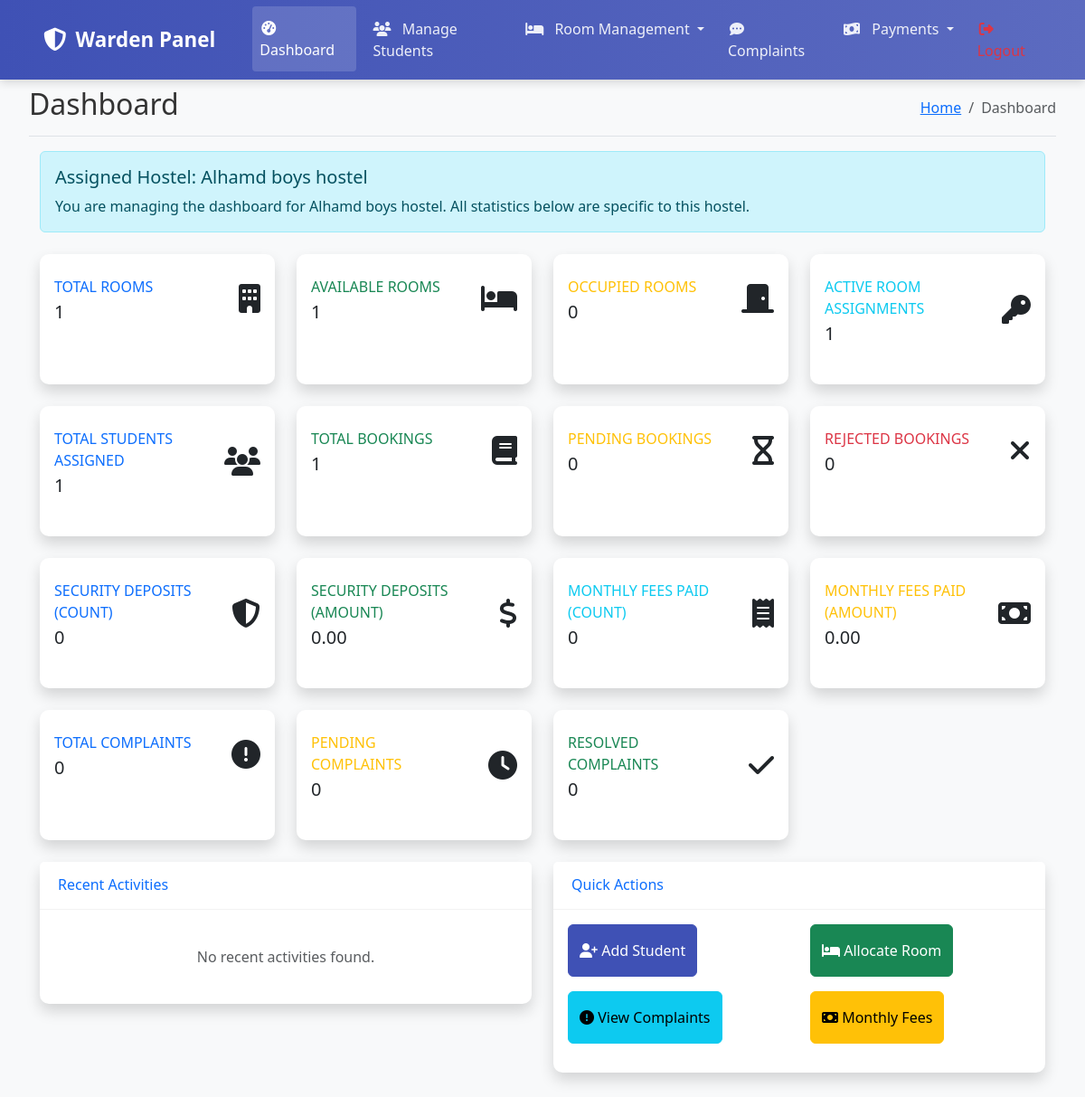
The app's page /warden/dashboard/ (signed in), older data.
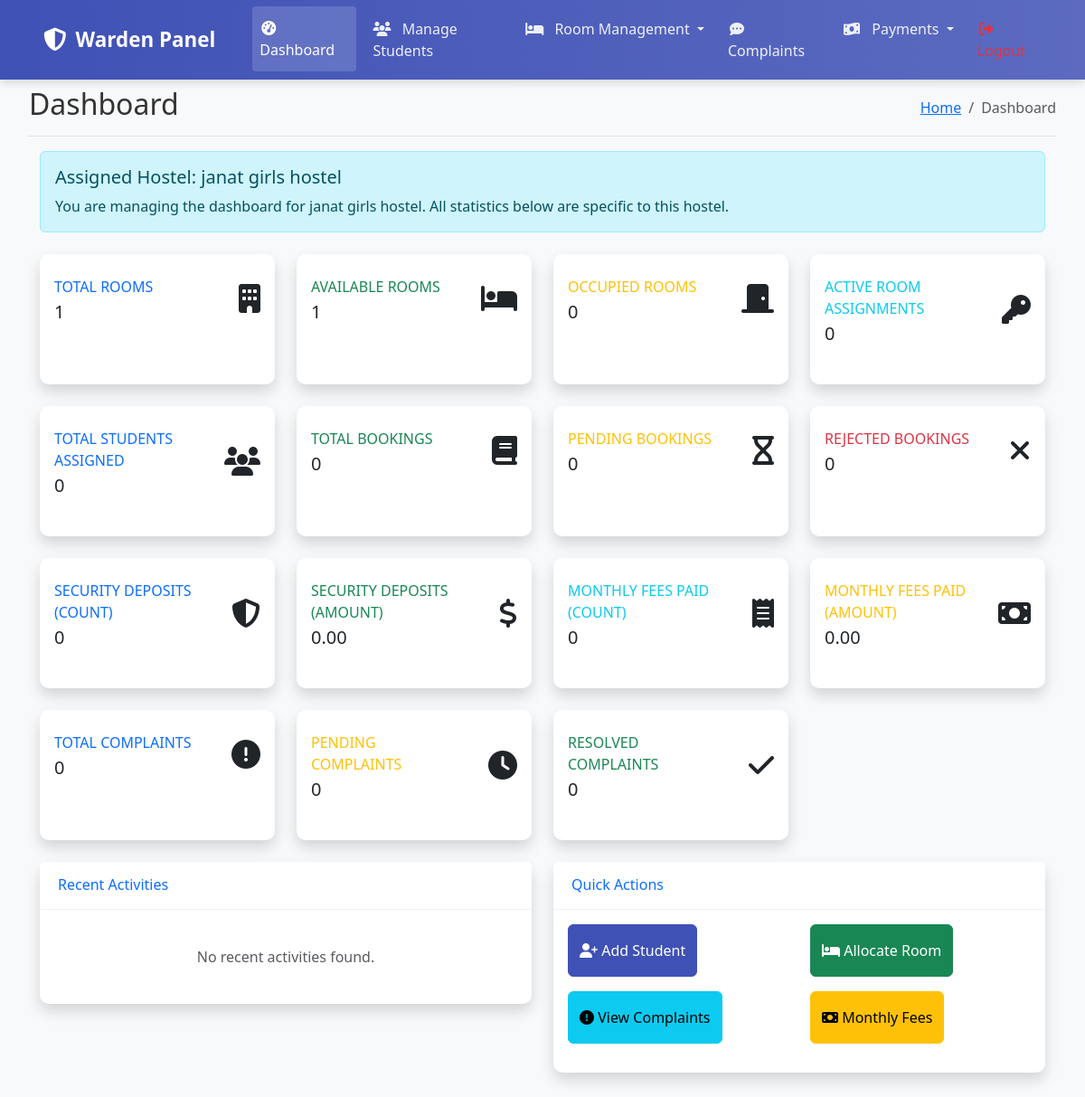
The same page, newer data.
### coustom_admin/models.py (models this page shows, shortened)
class Hostels(models.Model):
    STATUS_CHOICES = [
        ('Active', 'Active'),
        ('Inactive', 'Inactive'),
    ]
    name = models.CharField(max_length=100)
    address = models.TextField(max_length=250)
    gender = models.CharField(default="Male", choices=[('Male', 'Male'), ('Female', 'Female')])
    contact_number = models.CharField(max_length=11)
    total_floors = models.IntegerField()
    description = models.TextField(blank=True, null=True)
    status = models.CharField(max_length=10, choices=STATUS_CHOICES, default='Active')
    created_at = models.DateTimeField(auto_now_add=True)

### warden/views.py (the view)
# urls.py: path('dashboard/', views.WardenDashboardView.as_view(), name='dashboard'),
class WardenDashboardView(LoginRequiredMixin, TemplateView):
    template_name = 'warden/warden_dashboard.html'
    def dispatch(self, request, *args, **kwargs):
        if not request.user.is_authenticated or not hasattr(request.user, 'warden_profile'):
            return redirect('warden:login')
        return super().dispatch(request, *args, **kwargs)
    def get_context_data(self, **kwargs):
        context = super().get_context_data(**kwargs)
        context['page_title'] = 'Dashboard'
        try:
            warden = self.request.user.warden_profile
            context['warden'] = warden
            assigned_hostel = HostelWardens.objects.filter(warden=warden).first()
            if assigned_hostel:
                hostel = assigned_hostel.hostel
                context['hostel'] = hostel
                total_rooms = Rooms.objects.filter(hostel=hostel).count()
                available_rooms = Rooms.objects.filter(hostel=hostel, current_occupants__lt=F('capacity')).count()
                occupied_rooms = total_rooms - available_rooms
                context['total_rooms'] = total_rooms
                context['available_rooms'] = available_rooms
                context['occupied_rooms'] = occupied_rooms
                total_bookings = BookingRequest.objects.filter(hostel=hostel).count()
                pending_bookings = BookingRequest.objects.filter(hostel=hostel, status='Pending').count()
                approved_bookings = BookingRequest.objects.filter(hostel=hostel, status='Approved').count()
                rejected_bookings = BookingRequest.objects.filter(hostel=hostel, status='Rejected').count()
                context['total_bookings'] = total_bookings
                context['pending_bookings'] = pending_bookings
                context['approved_bookings'] = approved_bookings
                context['rejected_bookings'] = rejected_bookings
                active_assignments = RoomAssignment.objects.filter(room__hostel=hostel, is_active=True).count()
                context['active_assignments'] = active_assignments
                total_students_assigned = RoomAssignment.objects.filter(
                    room__hostel=hostel,
                    is_active=True
                ).values('booking__student').distinct().count()
                context['total_students_assigned'] = total_students_assigned
                from coustom_admin.models import SecurityDeposit
                total_security_deposits = SecurityDeposit.objects.filter(
                    booking__hostel=hostel
                ).count()
                total_security_amount = SecurityDeposit.objects.filter(
                    booking__hostel=hostel
                ).aggregate(total_amount=Sum('amount'))['total_amount'] or 0.0
                context['total_security_deposits'] = total_security_deposits
                context['total_security_amount'] = total_security_amount
                from coustom_admin.models import StudentMonthlyFee
                total_monthly_fees = StudentMonthlyFee.objects.filter(
                    hostel=hostel, payment_status='Paid'
                ).count()
                total_monthly_fees_amount = StudentMonthlyFee.objects.filter(
                    hostel=hostel, payment_status='Paid'
                ).aggregate(total_amount=Sum('total_fee'))['total_amount'] or 0.0
                context['total_monthly_fees'] = total_monthly_fees
                context['total_monthly_fees_amount'] = total_monthly_fees_amount
                try:
                    from student.models import Complaint
                    total_complaints = Complaint.objects.filter(hostel=hostel, submitted_to='Warden').count()
                    pending_complaints = Complaint.objects.filter(hostel=hostel, submitted_to='Warden', status='Pending').count()
                    resolved_complaints = Complaint.objects.filter(hostel=hostel, submitted_to='Warden', status='Resolved').count()
                    context['total_complaints'] = total_complaints
                    context['pending_complaints'] = pending_complaints
                    context['resolved_complaints'] = resolved_complaints
                except ImportError:
                    context['total_complaints'] = 0
                    context['pending_complaints'] = 0
                    context['resolved_complaints'] = 0
            else:
                context['error_message'] = 'No hostel assigned to your profile. Please contact an administrator.'
        except ObjectDoesNotExist:
            context['error_message'] = 'Warden profile not found. Please contact an administrator.'
        return context

### warden/templates/warden/warden_dashboard.html (shortened to what the changed rows need)
{% extends 'warden/warden_base.html' %}
{% load static %}
{% block page_title %}Dashboard{% endblock %}
{% block content %}
<div class="container-fluid">
    {% if hostel %}
    <div class="alert alert-info mb-4">
        <h5 class="alert-heading">Assigned Hostel: {{ hostel.name }}</h5>
        <p class="mb-0">You are managing the dashboard for {{ hostel.name }}. All statistics below are specific to this hostel.</p>
    </div>
    {% elif error_message %}
    <div class="alert alert-warning mb-4">
        <h5 class="alert-heading">Assignment Issue</h5>
        <p class="mb-0">{{ error_message }}</p>
    </div>
    {% endif %}
    <div class="row">
        <div class="col-xl-3 col-md-6 mb-4">
            <div class="card border-left-info shadow h-100 py-2">
                <div class="card-body">
                    <div class="row no-gutters align-items-center">
                        <div class="col mr-2">
                            <div class="text-xs font-weight-bold text-info text-uppercase mb-1">
                                Active Room Assignments</div>
                            <div class="h5 mb-0 font-weight-bold text-gray-800">{{ active_assignments|default:0 }}</div>
                        </div>
                    </div>
                </div>
            </div>
        </div>
    </div>
    <div class="row">
        <div class="col-xl-3 col-md-6 mb-4">
            <div class="card border-left-primary shadow h-100 py-2">
                <div class="card-body">
                    <div class="row no-gutters align-items-center">
                        <div class="col mr-2">
                            <div class="text-xs font-weight-bold text-primary text-uppercase mb-1">
                                Total Students Assigned</div>
                            <div class="h5 mb-0 font-weight-bold text-gray-800">{{ total_students_assigned|default:0 }}</div>
                        </div>
                    </div>
                </div>
            </div>
        </div>
        <div class="col-xl-3 col-md-6 mb-4">
            <div class="card border-left-success shadow h-100 py-2">
                <div class="card-body">
                    <div class="row no-gutters align-items-center">
                        <div class="col mr-2">
                            <div class="text-xs font-weight-bold text-success text-uppercase mb-1">
                                Total Bookings</div>
                            <div class="h5 mb-0 font-weight-bold text-gray-800">{{ total_bookings|default:0 }}</div>
                        </div>
                    </div>
                </div>
            </div>
        </div>
    </div>
</div>
{% endblock %}

Row changes from the older to the newer data that the page shows:
no longer on this page (row edited): Hostels: name "Alhamd boys hostel"
now on this page (row unchanged): Hostels: name "janat girls hostel"
Text that changed along with them:
{{ active_assignments|default:0 }}: "1" → "0"
{{ total_students_assigned|default:0 }}: "1" → "0"
{{ total_bookings|default:0 }}: "1" → "0"
